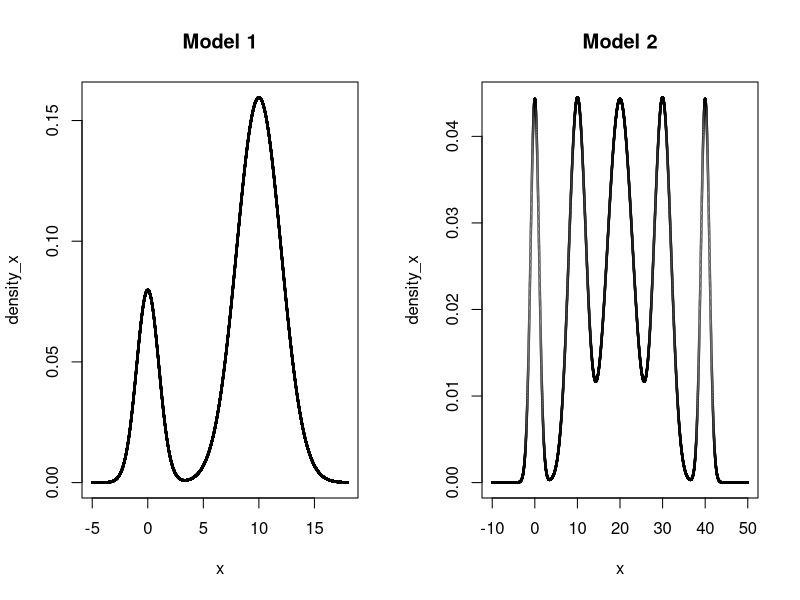

Write the R code that produced this figure.
#-------------------------------------------------
# Data visualization
#-------------------------------------------------
par(mfrow=c(1,2))
# Model 1
x=-5000:18000/1000
density_x= 0.2*dnorm(x, mean =0, sd=1) + 0.8*dnorm(x, mean =10, sd=2)
plot( x, density_x, lwd=0.3, main="Model 1", cex=0.3)

# Model 2
x=-2000:10000/200
proba_list= c(1,2,3,2,1)/9
sd_list = c(1,2,3,2,1)
mean_list = c(0,1,2,3,4)*10
density_x=rep(0, length(x))
for( i in 1:5){
  density_x = density_x + proba_list[i]*dnorm(x, mean_list[i], sd_list[i])  
}

plot( x, density_x, lwd=0.3, main="Model 2", cex=0.3)



